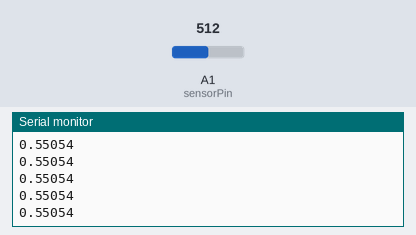
The sketch below on a simulated Arduino Uno, built for the host (arithmetic inside an expression is 32-bit, double 64-bit). Parts: the last lines printed to the serial monitor. The test bench sets the inputs (shaded band); at power-on: A1 (sensorPin) = 512.

Above: at 1.2 s.
1.3 s: A1 (sensorPin) set to 716
At 1.32 s:
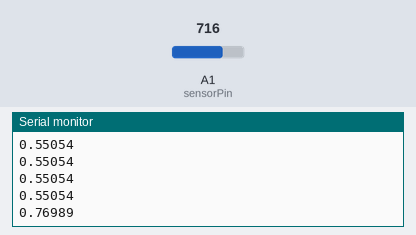
2.8 s: A1 (sensorPin) set to 900
At 2.83 s:
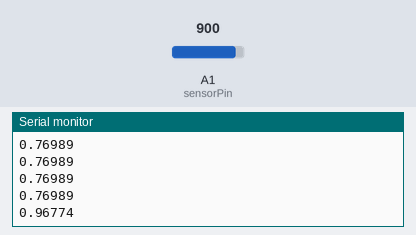
Timing chart, 0 to 5.8 s (numbered marks = the images above; inputs shaded):
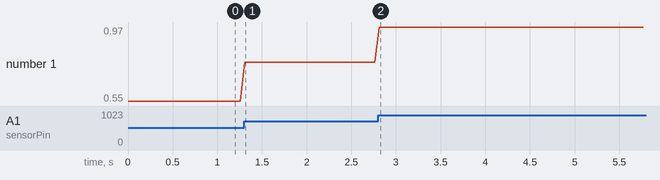

Measured:
- after the input at 1.3 s, the serial monitor: prints a new line at once (image 1)
- after the input at 2.8 s, the serial monitor: prints a new line at once (image 2)
- plotted number 1: 0.55 → 0.77 after the input at 1.3 s, 0.77 → 0.97 after the input at 2.8 s

The sketch:

AnalogInput_Test.ino
```cpp
const int sensorPin = A1;   // select the input pin for the potentiometer
int sensorValue = 0;  // variable to store the value coming from the sensor
void setup() {
  pinMode(sensorPin,INPUT);
  analogReference(INTERNAL1V1);
  Serial.begin(9600);
}

void loop() {
  // read the value from the sensor:
  sensorValue = analogRead(sensorPin);
  sensorValue = abs(sensorValue);
  float voltage =  sensorValue*(1.1/ 1023.0);
  Serial.println(voltage,5);
  // stop the program for <sensorValue> milliseconds:
  delay(50);
}
```
